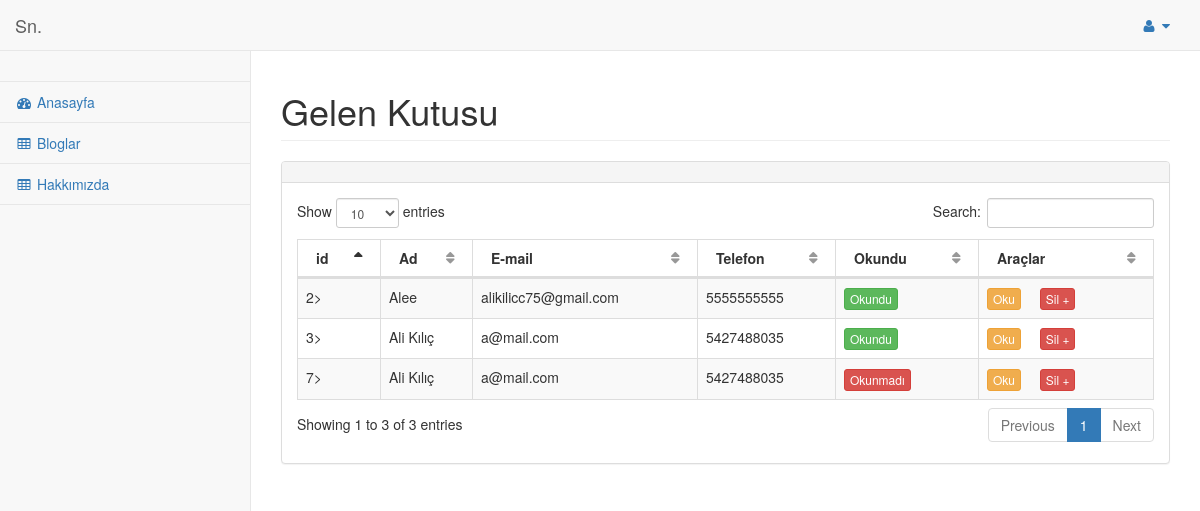
Page /admin/pages/mesajlar.php (signed in) on the committed database.
### tables this page shows
CREATE TABLE `iletisim` (
  `id` int NOT NULL,
  `ad` varchar(100) NOT NULL,
  `email` varchar(100) NOT NULL,
  `tel` varchar(50) NOT NULL,
  `mesaj` text NOT NULL,
  `okundu` int NOT NULL DEFAULT '0'
);

### admin/pages/mesajlar.php (the view, shortened to what this page needs)
<?php require_once 'inc-functions.php'; ?>
<!DOCTYPE html>
<html lang="en">
<head>
    <link href="../bower_components/bootstrap/dist/css/bootstrap.min.css" rel="stylesheet">
    <link href="../bower_components/metisMenu/dist/metisMenu.min.css" rel="stylesheet">
    <link href="../bower_components/datatables-plugins/integration/bootstrap/3/dataTables.bootstrap.css" rel="stylesheet">
    <link href="../bower_components/datatables-responsive/css/dataTables.responsive.css" rel="stylesheet">
    <link href="../dist/css/sb-admin-2.css" rel="stylesheet">
    <link href="../bower_components/font-awesome/css/font-awesome.min.css" rel="stylesheet" type="text/css">
</head>
<body>
    <div id="wrapper">
        <?php require_once 'inc-menu.php'; ?>
        <div id="page-wrapper">
            <div class="row">
                <div class="col-lg-12">
                    <h1 class="page-header">Gelen Kutusu</h1>
                </div>
            </div>
            <div class="row">
                <div class="col-lg-12">
                    <div class="panel panel-default">
                        <div class="panel-heading">
                        </div>
                        <div class="panel-body">
                            <div class="dataTable_wrapper">
                                <table width="100%" class="table table-striped table-bordered table-hover" id="dataTables-example">
                                    <thead>
                                        <tr>
                                            <th>id</th>
                                            <th>Ad</th>
                                            <th>E-mail</th>
                                            <th>Telefon</th>
                                            <th>Okundu</th>
                                            <th>Araçlar </th>
                                        </tr>
                                    </thead>
                                    <tbody>
                                        <?php
                                        $cek = $db->prepare("SELECT * FROM iletisim ORDER BY id DESC");
                                        $cek->execute();
                                        while($row = $cek->fetch(PDO::FETCH_ASSOC)) {
                                        ?>
                                        <tr class="odd gradeX">
                                            <td><?= $row["id"]?>></td>
                                            <td><?= $row["ad"]?></td>
                                            <td><?= $row["email"]?></td>
                                            <td><?= $row["tel"]?></td>
                                            <td class="center">
                                            <?php if($row["okundu"] ==1) { ?>
                                                <a  class="btn btn-success btn-xs" style="margin-right:15px;">Okundu</a>
                                            <?php } else { ?>
                                                <a class="btn btn-danger btn-xs" style="margin-right:15px;">Okunmadı</a>
                                            <?php } ?>
                                            </td>
                                            <td class="center">
                                            <a href="mesaj_detay.php?id=<?= $row["id"] ?>" class="btn btn-warning btn-xs" style="margin-right:15px;">Oku</a>
                                            <a href="blog.php?is=sil&id=<?= $row["id"] ?>" onclick="return confirm ('Silmek istediğinize emin misiniz?')"
                                            class="btn btn-danger btn-xs" style="margin-right:15px;">Sil +</a>
                                            </td>
                                        </tr>
                                        <?php } ?>
                                    </tbody>
                                </table>
                            </div>
                        </div>
                    </div>
                </div>
            </div>
        </div>
    </div>
</body>
</html>

### admin/pages/inc-menu.php (shortened to what this page needs)
<nav class="navbar navbar-default navbar-static-top" role="navigation" style="margin-bottom: 0">
            <div class="navbar-header">
                <a class="navbar-brand" href="anasayfa.php">Sn. <?= $_SESSION["username"]?></a>
            </div>
            <ul class="nav navbar-top-links navbar-right">
                <li class="dropdown">
                    <a class="dropdown-toggle" data-toggle="dropdown" href="#">
                        <i class="fa fa-user fa-fw"></i>  <i class="fa fa-caret-down"></i>
                    </a>
                </li>
            </ul>
            <div class="navbar-default sidebar" role="navigation">
                <div class="sidebar-nav navbar-collapse">
                    <ul class="nav" id="side-menu">
                        <li class="sidebar-search">
                        </li>
                        <li>
                            <a href="anasayfa.php"><i class="fa fa-dashboard fa-fw"></i> Anasayfa</a>
                        </li>
                        <li>
                            <a href="blog.php"><i class="fa fa-table fa-fw"></i> Bloglar</a>
                        </li>
                        <li>
                            <a href="hakkimizda.php"><i class="fa fa-table fa-fw"></i> Hakkımızda</a>
                        </li>
                            </ul>
                </div>
            </div>
        </nav>

### rows in the picture
iletisim: id "7", ad "Ali Kılıç", email "a@mail.com", tel "5427488035", okundu "Okunmadı"
iletisim: id "3", ad "Ali Kılıç", email "a@mail.com", tel "5427488035", okundu "Okundu"
iletisim: id "2", ad "Alee", email "alikilicc75@gmail.com", tel "5555555555", okundu "Okundu"
